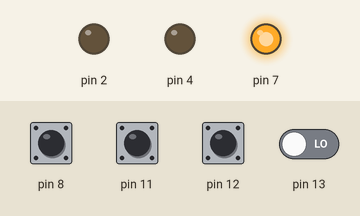
Bench run of a sketch on a simulated Arduino Uno, built with avr-gcc and run on an emulated ATmega328P. Shown: output pins drawn as LEDs (lit = HIGH). Inputs (shaded band) come from the test bench; at power-on: pin 8, pin 11, pin 12 HIGH, pin 13 LOW.

Above: at 1.2 s.
1.3 s: pin 13 driven HIGH
At 1.7 s:
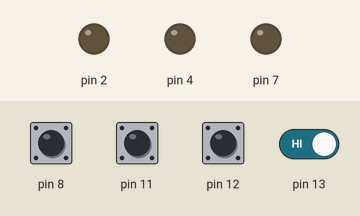
At 2.9 s:
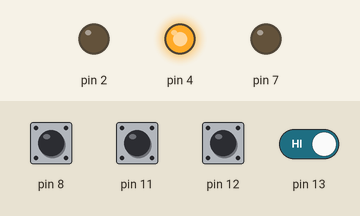
Timing chart, 0 to 4.4 s (numbered marks = the images above; inputs shaded):
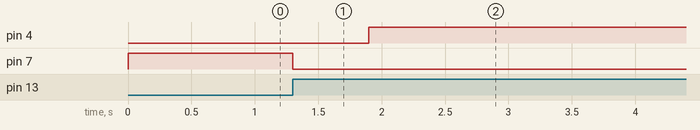

The sketch:

programExtended.ino
```cpp
void setup()
{
  pinMode(2, OUTPUT);
  pinMode(4, OUTPUT);
  pinMode(7, OUTPUT);
  pinMode(8, INPUT);
  pinMode(11, INPUT);
  pinMode(12, INPUT);
  pinMode(13, INPUT);
}

const int LOCKED = 1;
const int WAITFORCLICK = 2;
const int CHECKING = 3;
const int UNLOCKED = 4;

int btnOneHandled = 0;
int btnTwoHandled = 0;
int btnThreeHandled = 0;

int code[] = {1, 2, 3, 1, 2, 3, 1, 2, 3};
int codeTry[9];
int arraySize = 9;
int arrayStart = 0;
int correct = 0;

unsigned long startTime = 0;
int state = LOCKED;

void loop()
{
  int sensor = digitalRead(13);
  int btnOne = digitalRead(12);
  int btnTwo = digitalRead(8);
  int btnThree = digitalRead(11);

  if(btnOne == LOW) {
    btnOneHandled = 0;
  }
  if(btnTwo == LOW) {
    btnTwoHandled = 0;
  }
  if(btnThree == LOW) {
    btnThreeHandled = 0;
  }

  switch(state) {
    case LOCKED:

      digitalWrite(7, HIGH);

      if(sensor == HIGH) {
        digitalWrite(7, LOW);
        startTime = millis();
        arrayStart = 0;
        state = WAITFORCLICK;
      }
      break;

    case WAITFORCLICK:

      digitalWrite(4, HIGH);

      if(arrayStart < arraySize) {

        if((btnOne == HIGH) && (!btnOneHandled)) {
           btnOneHandled = 1;
           startTime = millis();
           codeTry[arrayStart] = 1;
           arrayStart = ++arrayStart;
           digitalWrite(4, LOW);
           delay(200);
        }
        else if((btnTwo == HIGH) && (!btnTwoHandled)) {
           btnTwoHandled = 1;
           startTime = millis();
           codeTry[arrayStart] = 2;
           arrayStart = ++arrayStart;
           digitalWrite(4, LOW);
           delay(200);
        }

        else if((btnThree == HIGH) && (!btnThreeHandled)) {
           btnThreeHandled = 1;
           startTime = millis();
           codeTry[arrayStart] = 3;
           arrayStart = ++arrayStart;
           digitalWrite(4, LOW);
           delay(200);
        }

        if(millis() - startTime > 5000) {
           digitalWrite(4, LOW);
           state = LOCKED;
        }
      } else {
           digitalWrite(4, LOW);
           state = CHECKING;
        }
    break;

    case CHECKING:
      correct = 0;
      for(int i = 0; i < arraySize; i++) {
          if(code[i] == codeTry[i]) {
			correct = ++correct;
            codeTry[i] = (char)0;
          }
      }
      if(correct == arraySize) {
        digitalWrite(2, HIGH);
        state = UNLOCKED;
      } else {
        digitalWrite(7, HIGH);
        delay(200);
        digitalWrite(7, LOW);
        delay(200);
        digitalWrite(7, HIGH);
        delay(200);
        digitalWrite(7, LOW);
        delay(200);
        digitalWrite(7, HIGH);
        delay(200);
        digitalWrite(7, LOW);
        delay(200);
        state = LOCKED;
      }
      break;

    case UNLOCKED:

      delay(5000);
      digitalWrite(2, LOW);
      state = LOCKED;
	  break;
  }

}
```

Measured:
- after the input at 1.3 s, pin 4: LOW → HIGH after 0.60 s; pin 7: HIGH → LOW at once
